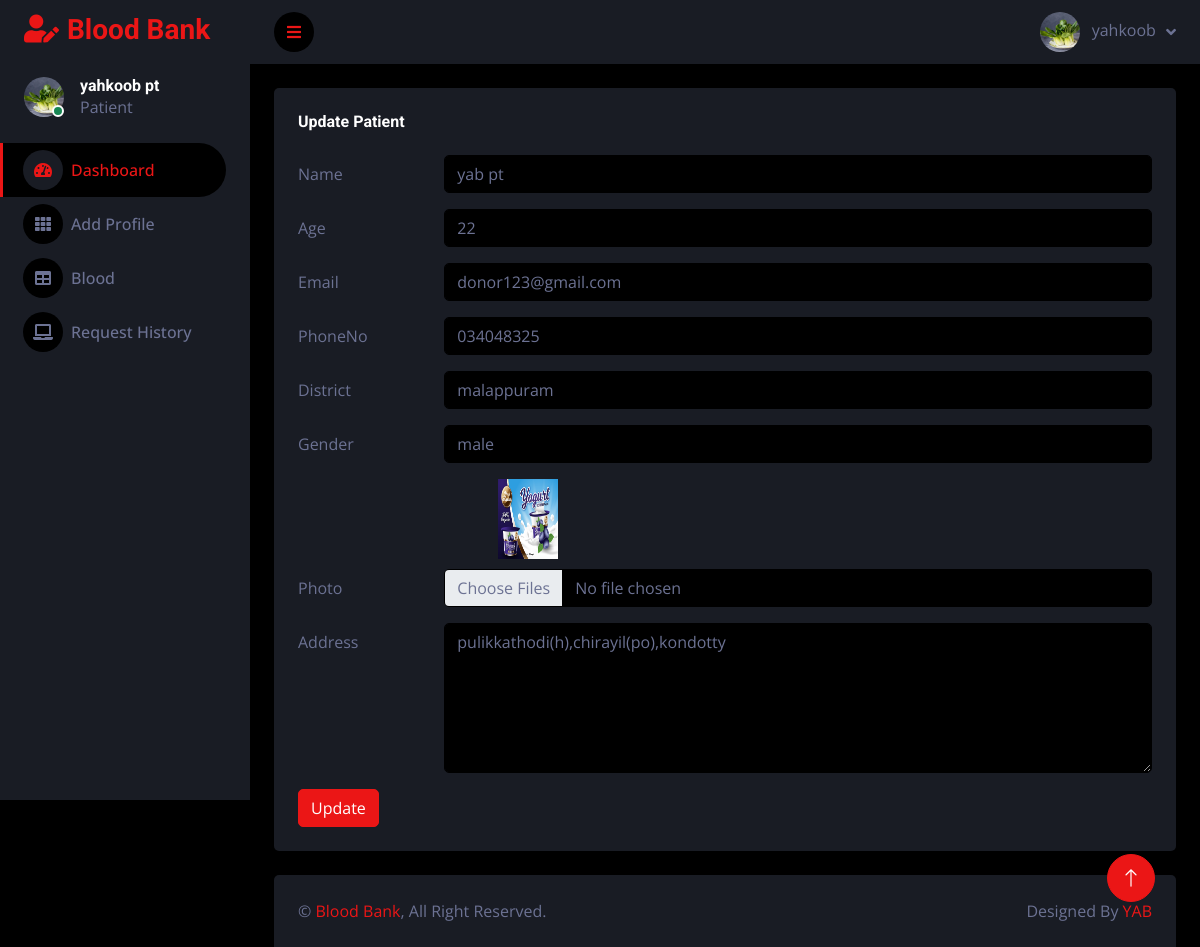
Page /update_patient/11/ (signed in) on the committed database.
### blood_app/models.py (models this page shows, shortened)
class User(AbstractUser):
    is_donor = models.BooleanField(default=False, verbose_name="Is Donor")
    is_patient = models.BooleanField(default=False, verbose_name="Is Patient")
    name = models.CharField(max_length=100,null=True, blank=True)
    mobile = models.CharField(max_length=15,null=True, blank=True)
    address = models.CharField(max_length=200,null=True, blank=True)
    email = models.EmailField(null=True, blank=True)
    district = models.CharField(max_length=100,null=True, blank=True)
    gender = models.CharField(max_length=10,null=True, blank=True)
    age = models.PositiveIntegerField(null=True, blank=True)
    blood_grou = models.CharField(max_length=3, choices=BLOOD_GROUPS, null=True, blank=True)  # Set a default value
    disease=  models.CharField(max_length=100,null=True, blank=True)
    doctor =  models.CharField(max_length=100,null=True, blank=True)
    photo = models.ImageField(upload_to='profile/')
    status = models.BooleanField(default=False)
    unit= models.PositiveIntegerField(null=True, blank=True)
    @property
    def imageURL(self):
        try:
            url = self.photo.url
        except:
            url = ''
        return  url

### blood_app/views.py (the view, shortened to what this page needs)
# urls.py: path('update_patient/<int:pk>/', views.update_patient, name='update_patient'),
def update_patient(request,pk):
    update=User.objects.get(pk=pk)
    context={
        'update':update
    }
    return render(request,'patient/update_patient.html',context)

### templates/patient/update_patient.html (shortened to what this page needs)
{% extends 'patient/base.html' %}
{% load static %}
{% block content %}
            <div class="container-fluid pt-4 px-4">
                <div class="row g-4">
                    <div class="col-sm-12 col-xl">
                        <div class="bg-secondary rounded h-100 p-4">
                            <h6 class="mb-4">Update Patient</h6>
                            <form method="POST" enctype="multipart/form-data">
                                <div class="row mb-3">
                                    <label for="inputEmail3" class="col-sm-2 col-form-label">Name</label>
                                    <div class="col-sm-10">
                                        <input type="text" class="form-control" id="inputEmail3" name="name" value="{{update.name}}">
                                    </div>
                                </div>
                                <div class="row mb-3">
                                    <label for="inputPassword3" class="col-sm-2 col-form-label">Age</label>
                                    <div class="col-sm-10">
                                        <input type="number" class="form-control" id="inputPassword3" name="age" value="{{update.age}}">
                                    </div>
                                </div>
                                <div class="row mb-3">
                                    <label for="inputPassword3" class="col-sm-2 col-form-label">Email</label>
                                    <div class="col-sm-10">
                                        <input type="email" class="form-control" id="inputPassword3" name="email" value="{{update.email}}">
                                    </div>
                                </div>
                                <div class="row mb-3">
                                    <label for="inputEmail3" class="col-sm-2 col-form-label">PhoneNo</label>
                                    <div class="col-sm-10">
                                        <input type="number" class="form-control" id="inputEmail3" name="phone" value="{{update.mobile}}">
                                    </div>
                                </div>
                                <div class="row mb-3">
                                    <label for="inputPassword3" class="col-sm-2 col-form-label" >District</label>
                                    <div class="col-sm-10">
                                        <input type="text" class="form-control" id="inputPassword3" name="district" value="{{update.district}}">
                                    </div>
                                </div>
                                <div class="row mb-3">
                                    <label for="inputPassword3" class="col-sm-2 col-form-label">Gender</label>
                                    <div class="col-sm-10">
                                        <input type="text" class="form-control" id="inputPassword3" name="gender" value="{{update.gender}}">
                                    </div>
                                </div>
                                <img src="{{update.imageURL}}" alt="" width="60px" height="80px" style="margin-left: 200px;margin-bottom: 10px;">
                                <div class="row mb-3">
                                    <label for="inputPassword3" class="col-sm-2 col-form-label">Photo</label>
                                    <div class="col-sm-10">
                                        <input class="form-control bg-dark" type="file" id="formFileMultiple" name="img" multiple>
                                    </div>
                                </div>
                                 <div class="row mb-3">
                                    <label for="inputEmail3" class="col-sm-2 col-form-label">Address</label>
                                    <div class="col-sm-10">
                                        <textarea class="form-control" placeholder="Address"
                                        id="floatingTextarea" style="height: 150px;" name="address">{{update.address}}</textarea>
                                    </div>
                                </div>
                                <button type="submit" class="btn btn-primary">Update</button>
                            </form>
                        </div>
                    </div>
                </div>
            </div>
{% endblock %}

### templates/patient/base.html (shortened to what this page needs)
{% load static %}
<!DOCTYPE html>
<html lang="en">
<head>
    <link href="https://cdnjs.cloudflare.com/ajax/libs/font-awesome/5.10.0/css/all.min.css" rel="stylesheet">
    <link href="https://cdn.jsdelivr.net/npm/bootstrap-icons@1.4.1/font/bootstrap-icons.css" rel="stylesheet">
    <link href="{% static 'donor/lib/owlcarousel/assets/owl.carousel.min.css' %}" rel="stylesheet">
    <link href="{% static 'donor/lib/tempusdominus/css/tempusdominus-bootstrap-4.min.css' %}" rel="stylesheet" />
    <link href="{% static 'donor/css/bootstrap.min.css' %}" rel="stylesheet">
    <link href="{% static 'donor/css/style.css' %}" rel="stylesheet">
</head>
<body>
    <div class="container-fluid position-relative d-flex p-0">
        <div class="sidebar pe-4 pb-3">
            <nav class="navbar bg-secondary navbar-dark">
                <a href="{% url 'patient_home' %}" class="navbar-brand mx-4 mb-3">
                    <h3 class="text-primary"><i class="fa fa-user-edit me-2"></i>Blood Bank</h3>
                </a>
                <div class="d-flex align-items-center ms-4 mb-4">
                    <div class="position-relative">
                        <img class="rounded-circle" src="{{request.user.imageURL}}" alt="" style="width: 40px; height: 40px;">
                        <div class="bg-success rounded-circle border border-2 border-white position-absolute end-0 bottom-0 p-1"></div>
                    </div>
                    <div class="ms-3">
                        <h6 class="mb-0">{{request.user.name}}</h6>
                        <span>Patient</span>
                    </div>
                </div>
                <div class="navbar-nav w-100">
                    <a href="{% url 'patient_home' %}" class="nav-item nav-link active"><i class="fa fa-tachometer-alt me-2"></i>Dashboard</a>
                    <a href="{% url 'add_patient' %}" class="nav-item nav-link"><i class="fa fa-th me-2"></i>Add Profile</a>
                    <a href="{% url 'view_blood' %}" class="nav-item nav-link"><i class="fa fa-table me-2"></i>Blood</a>
                    <a href="{% url 'request_history' %}" class="nav-item nav-link"><i class="fa fa-laptop me-2"></i>Request History</a>
                </div>
            </nav>
        </div>
        <div class="content">
            <nav class="navbar navbar-expand bg-secondary navbar-dark sticky-top px-4 py-0">
                <a href="#" class="sidebar-toggler flex-shrink-0">
                    <i class="fa fa-bars"></i>
                </a>
                <div class="navbar-nav align-items-center ms-auto">
                    <div class="nav-item dropdown">
                        <a href="#" class="nav-link dropdown-toggle" data-bs-toggle="dropdown">
                            <img class="rounded-circle me-lg-2" src="{{request.user.imageURL}}" alt="" style="width: 40px; height: 40px;">
                            <span class="d-none d-lg-inline-flex">{{request.user.username}}</span>
                        </a>
                    </div>
                </div>
            </nav>
        {% block content %}
        {% endblock %}
            <div class="container-fluid pt-4 px-4">
                <div class="bg-secondary rounded-top p-4">
                    <div class="row">
                        <div class="col-12 col-sm-6 text-center text-sm-start">
                            &copy; <a href="#">Blood Bank</a>, All Right Reserved.
                        </div>
                        <div class="col-12 col-sm-6 text-center text-sm-end">
                            Designed By <a href="https://htmlcodex.com">YAB</a>
                        </div>
                    </div>
                </div>
            </div>
        </div>
        <a href="#" class="btn btn-lg btn-primary btn-lg-square back-to-top"><i class="bi bi-arrow-up"></i></a>
    </div>
</body>
</html>

### static/donor/css/style.css (style rules this page uses)
:root { --primary: #EB1616; --secondary: #191C24; --light: #6C7293; --dark: #000000; }
.back-to-top { position: fixed; display: none; right: 45px; bottom: 45px; z-index: 99; }
.btn { transition: .5s; }
.btn-lg-square { width: 48px; height: 48px; }
.btn-square, .btn-sm-square, .btn-lg-square { padding: 0; display: inline-flex; align-items: center; justify-content: center; font-weight: normal; border-radius: 50px; }
.sidebar { position: fixed; top: 0; left: 0; bottom: 0; width: 250px; height: 100vh; overflow-y: auto; background: var(--secondary); transition: 0.5s; z-index: 999; }
.content { margin-left: 250px; min-height: 100vh; background: var(--dark); transition: 0.5s; }
@media (min-width: 992px) { .sidebar { margin-left: 0; } }
@media (min-width: 992px) { .content { width: calc(100% - 250px); } }
.sidebar .navbar .navbar-nav .nav-link { padding: 7px 20px; color: var(--light); font-weight: 500; border-left: 3px solid var(--secondary); border-radius: 0 30px 30px 0; outline: none; }
.sidebar .navbar .navbar-nav .nav-link:hover, .sidebar .navbar .navbar-nav .nav-link.active { color: var(--primary); background: var(--dark); border-color: var(--primary); }
.sidebar .navbar .navbar-nav .nav-link i { width: 40px; height: 40px; display: inline-flex; align-items: center; justify-content: center; background: var(--dark); border-radius: 40px; }
.sidebar .navbar .navbar-nav .nav-link:hover i, .sidebar .navbar .navbar-nav .nav-link.active i { background: var(--secondary); }
.content .navbar .navbar-nav .nav-link { margin-left: 25px; padding: 12px 0; color: var(--light); outline: none; }
.content .navbar .sidebar-toggler, .content .navbar .navbar-nav .nav-link i { width: 40px; height: 40px; display: inline-flex; align-items: center; justify-content: center; background: var(--dark); border-radius: 40px; }
.content .navbar .dropdown-toggle::after { margin-left: 6px; vertical-align: middle; border: none; content: "\f107"; font-family: "Font Awesome 5 Free"; font-weight: 900; transition: .5s; }

### rows in the picture
User: user.imageURL (picture), user.name "yahkoob pt", user.username "yahkoob"
User: name "yab pt", age "22", email "donor123@gmail.com", phone "034048325", district "malappuram", gender "male", imageURL (picture), address "pulikkathodi(h),chirayil(po),kondotty"
